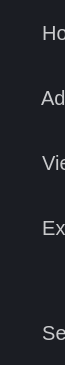
           <widget class="QFrame" name="frame_menu_bottom">
            <property name="sizePolicy">
             <sizepolicy hsizetype="Expanding" vsizetype="Expanding">
              <horstretch>0</horstretch>
              <verstretch>0</verstretch>
             </sizepolicy>
            </property>
            <property name="minimumSize">
             <size>
              <width>65</width>
              <height>0</height>
             </size>
            </property>
            <property name="maximumSize">
             <size>
              <width>65</width>
              <height>16777215</height>
             </size>
            </property>
            <property name="styleSheet">
             <string notr="true">background-color: rgb(27, 29, 35);
border: none;</string>
            </property>
            <property name="frameShape">
             <enum>QFrame::NoFrame</enum>
            </property>
            <property name="frameShadow">
             <enum>QFrame::Raised</enum>
            </property>
            <layout class="QVBoxLayout" name="verticalLayout_5">
             <property name="spacing">
              <number>0</number>
             </property>
             <property name="leftMargin">
              <number>0</number>
             </property>
             <property name="topMargin">
              <number>0</number>
             </property>
             <property name="rightMargin">
              <number>0</number>
             </property>
             <property name="bottomMargin">
              <number>0</number>
             </property>
             <item>
              <widget class="QPushButton" name="btn_home">
               <property name="sizePolicy">
                <sizepolicy hsizetype="Ignored" vsizetype="Maximum">
                 <horstretch>0</horstretch>
                 <verstretch>0</verstretch>
                </sizepolicy>
               </property>
               <property name="minimumSize">
                <size>
                 <width>200</width>
                 <height>65</height>
                </size>
               </property>
               <property name="maximumSize">
                <size>
                 <width>16777215</width>
                 <height>65</height>
                </size>
               </property>
               <property name="styleSheet">
                <string notr="true">QPushButton {
	color: rgb(201, 202, 204);
	font-size: 20px;
	padding-left: 20px;
	text-align: left;
}

QPushButton:hover {
	background-color: rgb(33, 37, 43);
}
QPushButton:pressed {	
	background-color: rgb(85, 170, 255);
}

</string>
               </property>
               <property name="text">
                <string>    Home</string>
               </property>
               <property name="icon">
                <iconset>
                 <normalon>:/24x24/icons/24x24/cil-home.png</normalon>
                </iconset>
               </property>
               <property name="iconSize">
                <size>
                 <width>24</width>
                 <height>24</height>
                </size>
               </property>
              </widget>
             </item>
             <item>
              <widget class="QPushButton" name="btn_add">
               <property name="sizePolicy">
                <sizepolicy hsizetype="Ignored" vsizetype="Maximum">
                 <horstretch>0</horstretch>
                 <verstretch>0</verstretch>
                </sizepolicy>
               </property>
               <property name="minimumSize">
                <size>
                 <width>200</width>
                 <height>65</height>
                </size>
               </property>
               <property name="maximumSize">
                <size>
                 <width>16777215</width>
                 <height>65</height>
                </size>
               </property>
               <property name="styleSheet">
                <string notr="true">QPushButton {
	color: rgb(201, 202, 204);
	font-size: 20px;
	padding-left: 20px;
	text-align: left;
}

QPushButton:hover {
	background-color: rgb(33, 37, 43);
}
QPushButton:pressed {	
	background-color: rgb(85, 170, 255);
}

</string>
               </property>
               <property name="text">
                <string>    Add/delete</string>
               </property>
               <property name="icon">
                <iconset>
                 <normalon>:/24x24/icons/24x24/cil-library-add.png</normalon>
                </iconset>
               </property>
               <property name="iconSize">
                <size>
                 <width>24</width>
                 <height>24</height>
                </size>
               </property>
              </widget>
             </item>
             <item>
              <widget class="QPushButton" name="btn_view">
               <property name="sizePolicy">
                <sizepolicy hsizetype="Ignored" vsizetype="Maximum">
                 <horstretch>0</horstretch>
                 <verstretch>0</verstretch>
                </sizepolicy>
               </property>
               <property name="minimumSize">
                <size>
                 <width>200</width>
                 <height>65</height>
                </size>
               </property>
               <property name="maximumSize">
                <size>
                 <width>16777215</width>
                 <height>65</height>
                </size>
               </property>
               <property name="styleSheet">
                <string notr="true">QPushButton {
	color: rgb(201, 202, 204);
	font-size: 20px;
	padding-left: 20px;
	text-align: left;
}

QPushButton:hover {
	background-color: rgb(33, 37, 43);
}
QPushButton:pressed {	
	background-color: rgb(85, 170, 255);
}

</string>
               </property>
               <property name="text">
                <string>    View data</string>
               </property>
               <property name="icon">
                <iconset>
                 <normalon>:/24x24/icons/24x24/cil-chart-line.png</normalon>
                </iconset>
               </property>
               <property name="iconSize">
                <size>
                 <width>24</width>
                 <height>24</height>
                </size>
               </property>
              </widget>
             </item>
             <item>
              <widget class="QPushButton" name="btn_export">
               <property name="sizePolicy">
                <sizepolicy hsizetype="Ignored" vsizetype="Maximum">
                 <horstretch>0</horstretch>
                 <verstretch>0</verstretch>
                </sizepolicy>
               </property>
               <property name="minimumSize">
                <size>
                 <width>200</width>
                 <height>65</height>
                </size>
               </property>
               <property name="maximumSize">
                <size>
                 <width>16777215</width>
                 <height>65</height>
                </size>
               </property>
               <property name="styleSheet">
                <string notr="true">QPushButton {
	color: rgb(201, 202, 204);
	font-size: 20px;
	padding-left: 20px;
	text-align: left;
}

QPushButton:hover {
	background-color: rgb(33, 37, 43);
}
QPushButton:pressed {	
	background-color: rgb(85, 170, 255);
}

</string>
               </property>
               <property name="text">
                <string>    Export (CSV)</string>
               </property>
               <property name="icon">
                <iconset>
                 <normalon>:/24x24/icons/24x24/cil-folder-open.png</normalon>
                </iconset>
               </property>
               <property name="iconSize">
                <size>
                 <width>24</width>
                 <height>24</height>
                </size>
               </property>
              </widget>
             </item>
             <item>
              <spacer name="verticalSpacer">
               <property name="orientation">
                <enum>Qt::Vertical</enum>
               </property>
               <property name="sizeHint" stdset="0">
                <size>
                 <width>20</width>
                 <height>40</height>
                </size>
               </property>
              </spacer>
             </item>
             <item>
              <widget class="QPushButton" name="btn_settings">
               <property name="sizePolicy">
                <sizepolicy hsizetype="Ignored" vsizetype="Fixed">
                 <horstretch>0</horstretch>
                 <verstretch>0</verstretch>
                </sizepolicy>
               </property>
               <property name="minimumSize">
                <size>
                 <width>200</width>
                 <height>65</height>
                </size>
               </property>
               <property name="styleSheet">
                <string notr="true">QPushButton {
	color: rgb(201, 202, 204);
	font-size: 20px;
	padding-left: 20px;
	text-align: left;
}

QPushButton:hover {
	background-color: rgb(33, 37, 43);
}
QPushButton:pressed {	
	background-color: rgb(85, 170, 255);
}

</string>
               </property>
               <property name="text">
                <string>    Settings</string>
               </property>
               <property name="icon">
                <iconset>
                 <normalon>:/24x24/icons/24x24/cil-settings.png</normalon>
                </iconset>
               </property>
               <property name="iconSize">
                <size>
                 <width>24</width>
                 <height>24</height>
                </size>
               </property>
              </widget>
             </item>
            </layout>
           </widget>
